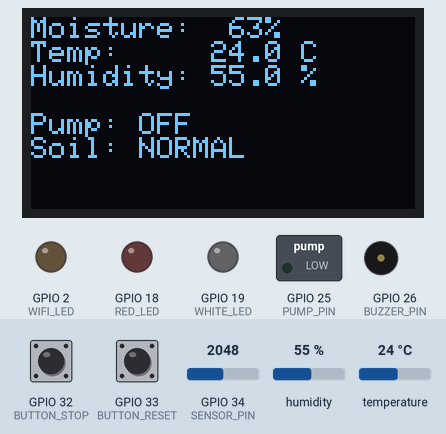
Recording of a sketch running on a simulated ESP32. On the bench: 128×64 one-colour display, switched loads named in the sketch (green lamp = pin HIGH), output pins drawn as LEDs (lit = HIGH), buzzer (waves = sounding). The inputs (shaded band) are chosen by the test bench; at power-on: GPIO 34 (SENSOR_PIN) = 2048, GPIO 32 (BUTTON_STOP) HIGH, GPIO 33 (BUTTON_RESET) HIGH, humidity 55 %, temperature 24 °C. WiFi joins after 1.5 s; servers stay silent unless stated; what the sketch prints to the serial monitor is not drawn.

Above: at 5.3 s.
5.4 s: GPIO 34 (SENSOR_PIN) set to 2741
7.1 s: GPIO 34 (SENSOR_PIN) set to 2840
At 8.9 s:
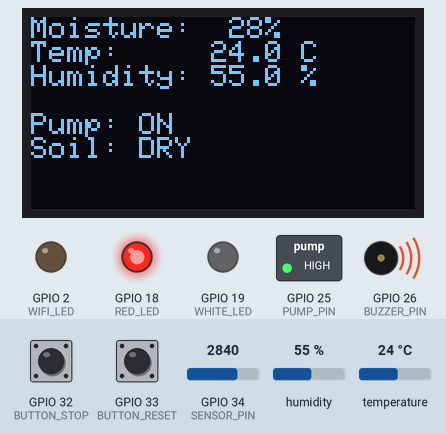
9.2 s: GPIO 32 (BUTTON_STOP) pulled LOW for 1 s
At 10.8 s:
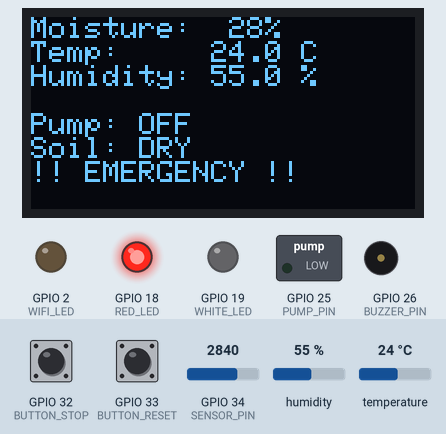
11.7 s: GPIO 34 (SENSOR_PIN) set to 1228
At 13.1 s:
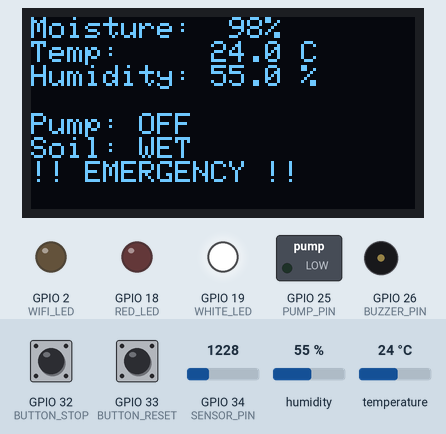
14.1 s: GPIO 33 (BUTTON_RESET) pulled LOW for 1 s
At 15.8 s:
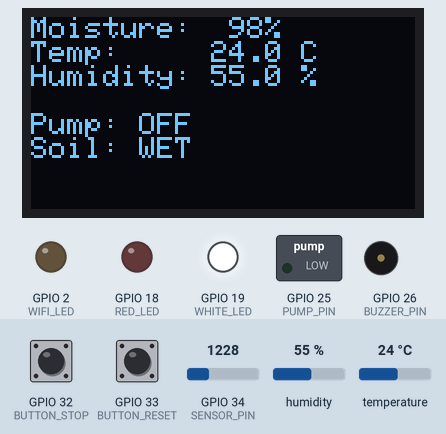
16.6 s: humidity set to 22 %
At 17.0 s:
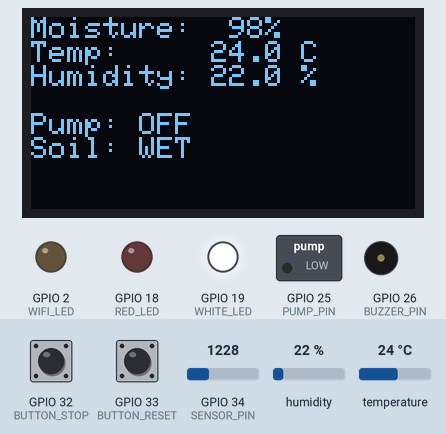
Timing chart, 0 to 19.2 s (numbered marks = the images above; inputs shaded):
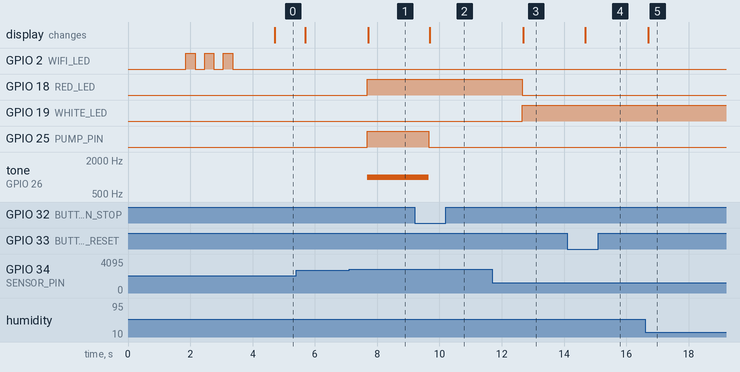

The sketch:

wifi.ino
```cpp
#define BLYNK_TEMPLATE_ID       "TMPL6lxVBUFPN"
#define BLYNK_TEMPLATE_NAME     "desmond"
#define BLYNK_AUTH_TOKEN        "EP3vMgTn7Cg083fyI1bVEErHbEKK1Rmr"
#define BLYNK_PRINTSerial   // Debug prints

#include <WiFi.h>
#include <BlynkSimpleEsp32.h>
#include <Wire.h>
#include <Adafruit_GFX.h>
#include <Adafruit_SSD1306.h>
#include <Adafruit_Sensor.h>
#include <DHT.h>

// Wi-Fi Credentials
char ssid[] = "";
char pass[] = "";

// Virtual Pins
#define VPIN_MOISTURE V0
#define VPIN_TEMP     V1
#define VPIN_HUM      V2
#define VPIN_PUMP     V3
#define VPIN_EMER     V4

BlynkTimer timer;

// On-board LED (GPIO2) to blink once when Wi-Fi/Blynk connects
#define WIFI_LED     2

// OLED Configuration
#define OLED_WIDTH   128
#define OLED_HEIGHT  64
#define OLED_RESET   -1
Adafruit_SSD1306 display(OLED_WIDTH, OLED_HEIGHT, &Wire, OLED_RESET);

// Pin Definitions
#define SENSOR_PIN    34    // ADC1_6 (soil moisture)
#define RED_LED       18    // Dry indicator
#define WHITE_LED     19    // Wet indicator
#define PUMP_PIN      25    // Pump control (BJT, active HIGH)
#define BUZZER_PIN    26    // Buzzer output
#define BUTTON_STOP   32    // Emergency STOP button
#define BUTTON_RESET  33    // Emergency RESET button
#define DHT_PIN       14    // DHT11 data pin

// Calibration values for soil sensor
#define DRY_RAW       3500
#define WET_RAW       1200

// DHT setup
#define DHTTYPE       DHT11
DHT dht(DHT_PIN, DHTTYPE);

// State Variables
int sensorRaw;
int moisturePct;
float temperature, humidity;
bool pumpOn    = false;
bool emergency = false;

//------------------------------------------------------------------------------
// Handle single-press STOP / RESET buttons
void checkButtons() {
  static bool lastStopState  = HIGH;
  static bool lastResetState = HIGH;

  bool currStopState  = digitalRead(BUTTON_STOP);
  bool currResetState = digitalRead(BUTTON_RESET);

  // Emergency STOP: when STOP button goes HIGH→LOW
  if (lastStopState == HIGH && currStopState == LOW) {
    emergency = true;
    Serial.println(">>> EMERGENCY STOP activated <<<");
  }

  // Emergency RESET: when RESET button goes HIGH→LOW
  if (lastResetState == HIGH && currResetState == LOW) {
    emergency = false;
    Serial.println(">>> EMERGENCY RESET <<<");
  }

  lastStopState  = currStopState;
  lastResetState = currResetState;
}

//------------------------------------------------------------------------------
// Play two short beeps for “wet” alert
void wetBeep() {
  tone(BUZZER_PIN, 2000, 150);
  delay(200);
  tone(BUZZER_PIN, 2000, 150);
}

//------------------------------------------------------------------------------
// updateReading(): called by BlynkTimer every 1 second.
// – reads sensors
// – updates pump, LEDs, buzzer, OLED
// – sends data to Blynk (all virtualWrites here)
void updateReading() {
  checkButtons();

  // 1) Read raw moisture and map to 0–100%
  sensorRaw   = analogRead(SENSOR_PIN);
  sensorRaw   = constrain(sensorRaw, WET_RAW, DRY_RAW);
  moisturePct = map(sensorRaw, DRY_RAW, WET_RAW, 0, 100);

  // 2) Read DHT11
  humidity    = dht.readHumidity();
  temperature = dht.readTemperature();

  // 3) Emergency overrides pump & buzzer
  if (emergency) {
    pumpOn = false;
    noTone(BUZZER_PIN);
  }
  else {
    // 4) Hysteresis Pump Logic: ON <30%, OFF ≥70%
    if (!pumpOn && moisturePct < 30) {
      pumpOn = true;
    }
    else if (pumpOn && moisturePct >= 70) {
      pumpOn = false;
      wetBeep();
    }
  }
  digitalWrite(PUMP_PIN, pumpOn ? HIGH : LOW);

  // 5) Buzzer: continuous tone when dry, silent normal, wet beep done above
  if (!emergency) {
    if (moisturePct < 30)       tone(BUZZER_PIN, 1000);
    else if (moisturePct < 70)  noTone(BUZZER_PIN);
  }

  // 6) LEDs
  digitalWrite(RED_LED,   (moisturePct < 30) ? HIGH : LOW);
  digitalWrite(WHITE_LED, (moisturePct >= 70) ? HIGH : LOW);

  // 7) OLED Display
  display.clearDisplay();
  display.setCursor(0, 0);
  display.setTextSize(1);
  display.setTextColor(SSD1306_WHITE);

  display.printf("Moisture: %3d%%\n", moisturePct);
  display.printf("Temp:     %.1f C\n", temperature);
  display.printf("Humidity: %.1f %%\n\n", humidity);
  display.printf("Pump: %s\n", pumpOn ? "ON" : "OFF");

  if (moisturePct < 30)       display.println("Soil: DRY");
  else if (moisturePct >= 70) display.println("Soil: WET");
  else                         display.println("Soil: NORMAL");

  if (emergency) display.println("!! EMERGENCY !!");

  display.display();

  // 8) Send data to Blynk (all virtualWrite calls here)
  Blynk.virtualWrite(VPIN_MOISTURE, moisturePct);
  Blynk.virtualWrite(VPIN_TEMP,       temperature);
  Blynk.virtualWrite(VPIN_HUM,        humidity);
  Blynk.virtualWrite(VPIN_PUMP,       pumpOn);
  Blynk.virtualWrite(VPIN_EMER,       emergency);
}

//------------------------------------------------------------------------------
// Blynk handler: remote pump control (V4)
BLYNK_WRITE(VPIN_PUMP) {
  int val = param.asInt();
  if (!emergency) {
    pumpOn = (val == 1);
    digitalWrite(PUMP_PIN, pumpOn ? HIGH : LOW);
  }
  // Echo back to Blynk dashboard
  Blynk.virtualWrite(VPIN_PUMP, pumpOn);
}

//------------------------------------------------------------------------------
void setup() {
  Serial.begin(115200);

  // Configure pins
  pinMode(RED_LED,      OUTPUT);
  pinMode(WHITE_LED,    OUTPUT);
  pinMode(PUMP_PIN,     OUTPUT);
  pinMode(BUZZER_PIN,   OUTPUT);
  pinMode(BUTTON_STOP,  INPUT_PULLUP);
  pinMode(BUTTON_RESET, INPUT_PULLUP);
  pinMode(WIFI_LED,     OUTPUT);

  dht.begin();

  // Initialize OLED
  if (!display.begin(SSD1306_SWITCHCAPVCC, 0x3C)) {
    Serial.println("OLED init failed");
    while (1);
  }

  // Show splash on OLED
  display.clearDisplay();
  display.setTextSize(1);
  display.setTextColor(SSD1306_WHITE);
  display.setCursor(0, 0);
  display.println("Connecting to Blynk...");
  display.display();

  // Start Blynk (connects Wi-Fi + Blynk server)
  Blynk.begin(BLYNK_AUTH_TOKEN, ssid, pass);

  // Blink on-board LED 3 times to indicate Wi-Fi/Blynk connected
  for (int i = 0; i < 3; i++) {
    digitalWrite(WIFI_LED, HIGH);
    delay(300);
    digitalWrite(WIFI_LED, LOW);
    delay(300);
  }

  // Register timer callback: updateReading() every 1 second
  timer.setInterval(1000L, updateReading);
}

//-------------------------------------------------------------------------------
void loop() {
  Blynk.run();
  timer.run();
}
```

Measured:
- the behaviour switches between 2810 and 2811 on GPIO 34 (SENSOR_PIN) (found by bisection; images 0 and 1)
- after the input at 7.1 s, GPIO 18 (RED_LED), GPIO 25 (PUMP_PIN): LOW → HIGH after 0.58 s; tone on GPIO 26 (BUZZER_PIN): silent → 1000 Hz after 0.58 s; the display: changes after 0.61 s (image 1)
- after the input at 9.2 s, GPIO 25 (PUMP_PIN): HIGH → LOW after 0.46 s; tone on GPIO 26 (BUZZER_PIN): 1000 Hz → silent after 0.46 s; the display: changes after 0.49 s (image 2)
- after the input at 11.7 s, GPIO 18 (RED_LED): HIGH → LOW after 0.96 s; GPIO 19 (WHITE_LED): LOW → HIGH after 0.96 s; the display: changes after 0.99 s (image 3)
- after the input at 14.1 s, the display: changes after 0.59 s (image 4)
- after the input at 16.6 s, the display: changes after 0.11 s (image 5)
